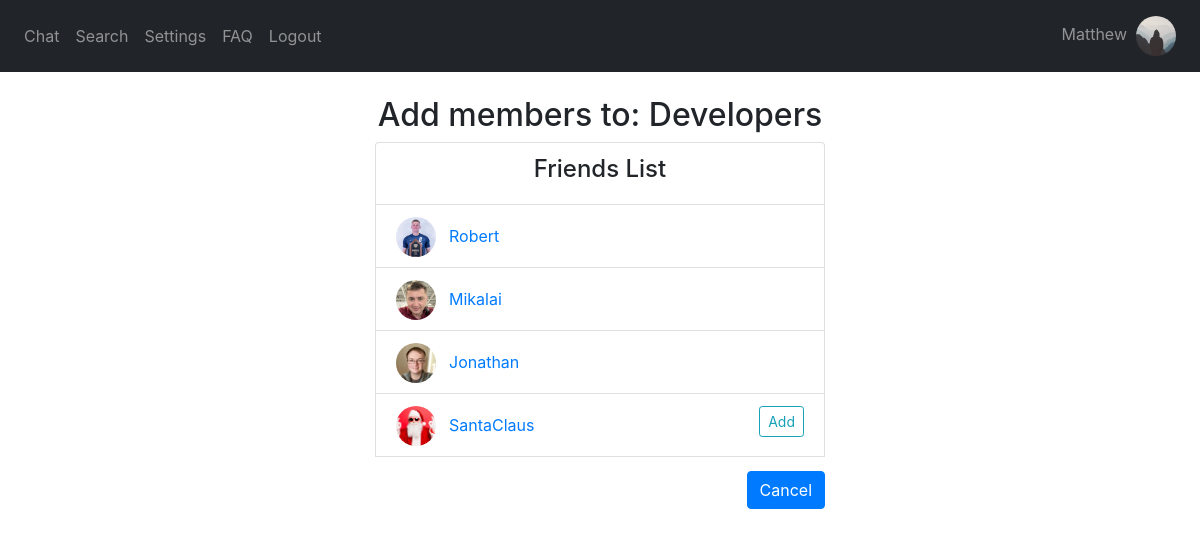
/add-members/1 (signed in), run on the app's committed database.
### website/models.py (models this page shows)
class User(db.Model, UserMixin):
    username = db.Column(db.String(150), unique=True)
    password = db.Column(db.String(150))
    answer = db.Column(db.String(150)) # security word
    question = db.Column(db.String(150)) # security question
    text_color = db.Column(db.String(20), default='Black') # message text color
    text_size = db.Column(db.String(20), default='Medium') # message text size
    background = db.Column(db.String(20), default='White') # background color
    status = db.Column(db.String(150))
    messages = db.relationship('Message')
    friends_list = db.relationship('Friend')
    block_list = db.relationship('Block')
    request_list = db.relationship('Request')
    id = db.Column(db.Integer, primary_key=True)
    groups = db.relationship('Group', secondary=user_groups, backref=db.backref('members', lazy='dynamic'))
    image_file = db.Column(db.String(20), nullable=False, default='default.jpg')

class Group(db.Model):
    group_id = db.Column(db.Integer, primary_key=True)
    group_name = db.Column(db.String(20))

class Friend(db.Model):
    id = db.Column(db.Integer, primary_key=True)
    user_id = db.Column(db.Integer, db.ForeignKey('user.id')) #one-to-many relationship
    friend_id = db.Column(db.Integer)
    friend_name = db.Column(db.String(10000))

### website/group_views.py (the view)
@group_views.route('/add-members/<string:group_id>', methods=['GET', 'POST'])
def add_members(group_id):
    group = Group.query.filter(Group.group_id == group_id).first_or_404()
    return render_template("add_members.html", User = User, user=current_user, group=group, db=db, user_groups=user_groups, and_=and_)

### website/__init__.py (called while the page is built)
def create_app():
    app = Flask(__name__)
    app.config['SECRET_KEY'] = 'wadkjwlajda'
    app.config['SQLALCHEMY_DATABASE_URI'] = f'sqlite:///{DB_NAME}'
    db.init_app(app)
    from .views import views
    from .auth import auth
    from .group_views import group_views
    app.register_blueprint(views, url_prefix='/')
    app.register_blueprint(auth, url_prefix='/')
    app.register_blueprint(group_views, url_prefix='/')
    from .models import User, Message
    create_database(app)
    login_manager = LoginManager()
    login_manager.login_view = 'auth.login'
    login_manager.init_app(app)
    @login_manager.user_loader
    def load_user(id):
        return User.query.get(int(id))
    return app

### website/templates/add_members.html (shortened to what this page needs)
{% extends "base.html" %} {% block title %}Chat{% endblock %} {% block content
    %}
    <h2 align="center">Add members to: {{group.group_name}}</h2>
<div style =   "position: fixed;
                right: 0;
                left: 0;
                margin-right: auto;
                margin-left: auto;
                min-height: 10em;
                max-width: 450px;">    <li class="list-group-item"><h4 align="center">Friends List</h4></li>
    {% if user.friends_list %}
        {% for friend in user.friends_list %}
            <li class="list-group-item">
                <div style="float: left; width: 40px">
                    {% set friend_data = User.query.filter(User.id == friend.friend_id).first_or_404() %}
                <a href="/profile/{{friend_data.username}}">
                    <img id='cornerpic' style="width:40px" class="rounded-circle account-img" src="{{ url_for('static', filename='profile_pics/' + friend_data.image_file) }}"></a>
                </div>
                <div align="left" ><a class="btn btn-link" id="create-group" href="/add-member/{{group.group_id}}/{{friend.friend_id}}">{{friend.friend_name}}</a>
            {% set in_group_already = db.session.query(user_groups).filter(and_(user_groups.c.user_id == friend.friend_id, user_groups.c.group_id == group.group_id)).first() %}
            {% if not in_group_already %}
                <a style="float: right" class="btn btn-outline-info btn-sm" id="create-group" href="/add-member/{{group.group_id}}/{{friend.friend_id}}">Add</a>
            </div>
            {% endif %}
            </li>
        {% endfor %}
    {% endif %}
    <div style="float: right; padding-top: 3%"><a class="btn btn-primary" id="create-group" href="/group-chat/{{group.group_id}}">Cancel</a></div>
</div>
{% endblock %}

### website/templates/base.html (shortened to what this page needs)
<!DOCTYPE html>
<html>
  <head>
    <link
      rel="stylesheet"
      href="https://stackpath.bootstrapcdn.com/bootstrap/4.4.1/css/bootstrap.min.css"
    />
    <link
      rel="stylesheet"
      href="https://stackpath.bootstrapcdn.com/font-awesome/4.7.0/css/font-awesome.min.css"
    />
  </head>
  <body>
    <nav class="navbar navbar-expand-lg navbar-dark bg-dark">
      <div class="collapse navbar-collapse" id="navbar">
        <div class="navbar-nav">
          {% if current_user.is_authenticated %}
            <a class="nav-item nav-link" id="chat" href="/">Chat</a>
            <a class="nav-item nav-link" id="search" href="/search">Search</a>
            <a class="nav-item nav-link" id="settings" href="/settings">Settings</a>
            <a class="nav-item nav-link" id="faq" href="/faq">FAQ</a>
            <a class="nav-item nav-link" id="logout" href="/logout">Logout</a>
          {% else %}
            <a class="nav-item nav-link" id="login" href="/login">Log In</a>
            <a class="nav-item nav-link" id="signUp" href="/sign-up">Sign Up</a>
            <a class="nav-item nav-link" id="faq" href="/faq">FAQ</a>
          {% endif %}
        </div>
      </div>
        <div class="navbar-nav">
          {% if current_user.is_authenticated %}
            <a class="nav-item nav-link" id="chat" href="/profile">{{current_user.username}}&nbsp;&nbsp;<img id="cornerpic" style="width: 40px;" class="rounded-circle account-img" src="{{ url_for('static', filename='profile_pics/' + current_user.image_file) }}"></a>
          {% endif %}
        </div>
    </nav>
    <br />
    <div class="container">{% block content %} {% endblock %}</div>
  </body>
</html>

### website/templates/base.html (style rules this page uses)
#cornerpic { object-fit: cover; width:40px; height:40px; }

### website/templates/add_members.html (style rules this page uses)
.bg-dark { background-color: #212529!important; }

### data on the page
User: username "Matthew", image_file (placeholder picture)
Group: group_name "Developers"
Friend: image_file (picture), friend_name "Robert"
Friend: image_file (picture), friend_name "Mikalai"
Friend: image_file (picture), friend_name "Jonathan"
Friend: image_file (picture), friend_name "SantaClaus"
